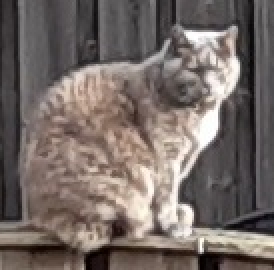
#> input picture C1 - Neural Networks and Deep Learning/Week 2/Logistic Regression as a Neural Network/images/catzilla.jpg, 137 x 135 px (shown 2 times larger)
$ jupyter execute --allow-errors Logistic_Regression_with_a_Neural_Network_mindset_v6a.ipynb   (shell and % lines are left out)   (older library calls are emulated)
#> lines starting #> are read from the running program, lines starting #| are printed output that depends on the picture
# Logistic Regression with a Neural Network mindset

Welcome to your first (required) programming assignment! You will build a logistic regression classifier to recognize  cats. This assignment will step you through how to do this with a Neural Network mindset, and so will also hone your intuitions about deep learning.

**Instructions:**
- Do not use loops (for/while) in your code, unless the instructions explicitly ask you to do so.

**You will learn to:**
- Build the general architecture of a learning algorithm, including:
    - Initializing parameters
    - Calculating the cost function and its gradient
    - Using an optimization algorithm (gradient descent)
- Gather all three functions above into a main model function, in the right order.

## <font color='darkblue'>Updates</font>
This notebook has been updated over the past few months.  The prior version was named "v5", and the current versionis now named '6a'

#### If you were working on a previous version:
* You can find your prior work by looking in the file directory for the older files (named by version name).
* To view the file directory, click on the "Coursera" icon in the top left corner of this notebook.
* Please copy your work from the older versions to the new version, in order to submit your work for grading.

#### List of Updates
* Forward propagation formula, indexing now starts at 1 instead of 0.
* Optimization function comment now says "print cost every 100 training iterations" instead of "examples".
* Fixed grammar in the comments.
* Y_prediction_test variable name is used consistently.
* Plot's axis label now says "iterations (hundred)" instead of "iterations".
* When testing the model, the test image is normalized by dividing by 255.

## 1 - Packages ##

First, let's run the cell below to import all the packages that you will need during this assignment.
- [numpy](www.numpy.org) is the fundamental package for scientific computing with Python.
- [h5py](http://www.h5py.org) is a common package to interact with a dataset that is stored on an H5 file.
- [matplotlib](http://matplotlib.org) is a famous library to plot graphs in Python.
- [PIL](http://www.pythonware.com/products/pil/) and [scipy](https://www.scipy.org/) are used here to test your model with your own picture at the end.

[cell 1]
import numpy as np
import matplotlib.pyplot as plt
import h5py
import scipy
from PIL import Image
from scipy import ndimage
from lr_utils import load_dataset

## 2 - Overview of the Problem set ##

**Problem Statement**: You are given a dataset ("data.h5") containing:
    - a training set of m_train images labeled as cat (y=1) or non-cat (y=0)
    - a test set of m_test images labeled as cat or non-cat
    - each image is of shape (num_px, num_px, 3) where 3 is for the 3 channels (RGB). Thus, each image is square (height = num_px) and (width = num_px).

You will build a simple image-recognition algorithm that can correctly classify pictures as cat or non-cat.

Let's get more familiar with the dataset. Load the data by running the following code.

#> (a cell that did not finish here is left out)

We added "_orig" at the end of image datasets (train and test) because we are going to preprocess them. After preprocessing, we will end up with train_set_x and test_set_x (the labels train_set_y and test_set_y don't need any preprocessing).

Each line of your train_set_x_orig and test_set_x_orig is an array representing an image. You can visualize an example by running the following code. Feel free also to change the `index` value and re-run to see other images.

[cell 3]
# Example of a picture
index =10
#> (the rest of this cell did not finish here and is left out)

Many software bugs in deep learning come from having matrix/vector dimensions that don't fit. If you can keep your matrix/vector dimensions straight you will go a long way toward eliminating many bugs.

**Exercise:** Find the values for:
    - m_train (number of training examples)
    - m_test (number of test examples)
    - num_px (= height = width of a training image)
Remember that `train_set_x_orig` is a numpy-array of shape (m_train, num_px, num_px, 3). For instance, you can access `m_train` by writing `train_set_x_orig.shape[0]`.

#> (a cell that did not finish here is left out)

**Expected Output for m_train, m_test and num_px**:
<table style="width:15%">
  <tr>
    <td>**m_train**</td>
    <td> 209 </td>
  </tr>

  <tr>
    <td>**m_test**</td>
    <td> 50 </td>
  </tr>

  <tr>
    <td>**num_px**</td>
    <td> 64 </td>
  </tr>

</table>

For convenience, you should now reshape images of shape (num_px, num_px, 3) in a numpy-array of shape (num_px $*$ num_px $*$ 3, 1). After this, our training (and test) dataset is a numpy-array where each column represents a flattened image. There should be m_train (respectively m_test) columns.

**Exercise:** Reshape the training and test data sets so that images of size (num_px, num_px, 3) are flattened into single vectors of shape (num\_px $*$ num\_px $*$ 3, 1).

A trick when you want to flatten a matrix X of shape (a,b,c,d) to a matrix X_flatten of shape (b$*$c$*$d, a) is to use:
```python
X_flatten = X.reshape(X.shape[0], -1).T      # X.T is the transpose of X
```

#> (a cell that did not finish here is left out)

**Expected Output**:

<table style="width:35%">
  <tr>
    <td>**train_set_x_flatten shape**</td>
    <td> (12288, 209)</td>
  </tr>
  <tr>
    <td>**train_set_y shape**</td>
    <td>(1, 209)</td>
  </tr>
  <tr>
    <td>**test_set_x_flatten shape**</td>
    <td>(12288, 50)</td>
  </tr>
  <tr>
    <td>**test_set_y shape**</td>
    <td>(1, 50)</td>
  </tr>
  <tr>
  <td>**sanity check after reshaping**</td>
  <td>[17 31 56 22 33]</td>
  </tr>
</table>

To represent color images, the red, green and blue channels (RGB) must be specified for each pixel, and so the pixel value is actually a vector of three numbers ranging from 0 to 255.

One common preprocessing step in machine learning is to center and standardize your dataset, meaning that you substract the mean of the whole numpy array from each example, and then divide each example by the standard deviation of the whole numpy array. But for picture datasets, it is simpler and more convenient and works almost as well to just divide every row of the dataset by 255 (the maximum value of a pixel channel).

<!-- During the training of your model, you're going to multiply weights and add biases to some initial inputs in order to observe neuron activations. Then you backpropogate with the gradients to train the model. But, it is extremely important for each feature to have a similar range such that our gradients don't explode. You will see that more in detail later in the lectures. !-->

Let's standardize our dataset.

#> (a cell that did not finish here is left out)

<font color='blue'>
**What you need to remember:**

Common steps for pre-processing a new dataset are:
- Figure out the dimensions and shapes of the problem (m_train, m_test, num_px, ...)
- Reshape the datasets such that each example is now a vector of size (num_px \* num_px \* 3, 1)
- "Standardize" the data

## 3 - General Architecture of the learning algorithm ##

It's time to design a simple algorithm to distinguish cat images from non-cat images.

You will build a Logistic Regression, using a Neural Network mindset. The following Figure explains why **Logistic Regression is actually a very simple Neural Network!**

**Mathematical expression of the algorithm**:

For one example $x^{(i)}$:
$$z^{(i)} = w^T x^{(i)} + b \tag{1}$$
$$\hat{y}^{(i)} = a^{(i)} = sigmoid(z^{(i)})\tag{2}$$
$$ \mathcal{L}(a^{(i)}, y^{(i)}) =  - y^{(i)}  \log(a^{(i)}) - (1-y^{(i)} )  \log(1-a^{(i)})\tag{3}$$

The cost is then computed by summing over all training examples:
$$ J = \frac{1}{m} \sum_{i=1}^m \mathcal{L}(a^{(i)}, y^{(i)})\tag{6}$$

**Key steps**:
In this exercise, you will carry out the following steps:
    - Initialize the parameters of the model
    - Learn the parameters for the model by minimizing the cost
    - Use the learned parameters to make predictions (on the test set)
    - Analyse the results and conclude

## 4 - Building the parts of our algorithm ##

The main steps for building a Neural Network are:
1. Define the model structure (such as number of input features)
2. Initialize the model's parameters
3. Loop:
    - Calculate current loss (forward propagation)
    - Calculate current gradient (backward propagation)
    - Update parameters (gradient descent)

You often build 1-3 separately and integrate them into one function we call `model()`.

### 4.1 - Helper functions

**Exercise**: Using your code from "Python Basics", implement `sigmoid()`. As you've seen in the figure above, you need to compute $sigmoid( w^T x + b) = \frac{1}{1 + e^{-(w^T x + b)}}$ to make predictions. Use np.exp().

[cell 7]
# GRADED FUNCTION: sigmoid

def sigmoid(z):
    """
    Compute the sigmoid of z

    Arguments:
    z -- A scalar or numpy array of any size.

    Return:
    s -- sigmoid(z)
    """

    ### START CODE HERE ### (≈ 1 line of code)
    s = 1 / (1 + np.exp(-z))
    ### END CODE HERE ###

    return s

[cell 8]
print ("sigmoid([0, 2]) = " + str(sigmoid(np.array([0,2]))))

**Expected Output**:

<table>
  <tr>
    <td>**sigmoid([0, 2])**</td>
    <td> [ 0.5         0.88079708]</td>
  </tr>
</table>

### 4.2 - Initializing parameters

**Exercise:** Implement parameter initialization in the cell below. You have to initialize w as a vector of zeros. If you don't know what numpy function to use, look up np.zeros() in the Numpy library's documentation.

[cell 9]
# GRADED FUNCTION: initialize_with_zeros

def initialize_with_zeros(dim):
    """
    This function creates a vector of zeros of shape (dim, 1) for w and initializes b to 0.

    Argument:
    dim -- size of the w vector we want (or number of parameters in this case)

    Returns:
    w -- initialized vector of shape (dim, 1)
    b -- initialized scalar (corresponds to the bias)
    """

    ### START CODE HERE ### (≈ 1 line of code)
    b = 0.0
    w = np.zeros([dim, 1])
    ### END CODE HERE ###

    assert(w.shape == (dim, 1))
    assert(isinstance(b, float) or isinstance(b, int))

    return w, b

[cell 10]
dim = 2
w, b = initialize_with_zeros(dim)
print ("w = " + str(w))
print ("b = " + str(b))

**Expected Output**:

<table style="width:15%">
    <tr>
        <td>  ** w **  </td>
        <td> [[ 0.]
 [ 0.]] </td>
    </tr>
    <tr>
        <td>  ** b **  </td>
        <td> 0 </td>
    </tr>
</table>

For image inputs, w will be of shape (num_px $\times$ num_px $\times$ 3, 1).

### 4.3 - Forward and Backward propagation

Now that your parameters are initialized, you can do the "forward" and "backward" propagation steps for learning the parameters.

**Exercise:** Implement a function `propagate()` that computes the cost function and its gradient.

**Hints**:

Forward Propagation:
- You get X
- You compute $A = \sigma(w^T X + b) = (a^{(1)}, a^{(2)}, ..., a^{(m-1)}, a^{(m)})$
- You calculate the cost function: $J = -\frac{1}{m}\sum_{i=1}^{m}y^{(i)}\log(a^{(i)})+(1-y^{(i)})\log(1-a^{(i)})$

Here are the two formulas you will be using:

$$ \frac{\partial J}{\partial w} = \frac{1}{m}X(A-Y)^T\tag{7}$$
$$ \frac{\partial J}{\partial b} = \frac{1}{m} \sum_{i=1}^m (a^{(i)}-y^{(i)})\tag{8}$$

[cell 11]
# GRADED FUNCTION: propagate
def propagate(w, b, X, Y):
    """
    Implement the cost function and its gradient for the propagation explained above

    Arguments:
    w -- weights, a numpy array of size (num_px * num_px * 3, 1)
    b -- bias, a scalar
    X -- data of size (num_px * num_px * 3, number of examples)
    Y -- true "label" vector (containing 0 if non-cat, 1 if cat) of size (1, number of examples)

    Return:
    cost -- negative log-likelihood cost for logistic regression
    dw -- gradient of the loss with respect to w, thus same shape as w
    db -- gradient of the loss with respect to b, thus same shape as b

    Tips:
    - Write your code step by step for the propagation. np.log(), np.dot()
    """

    m = X.shape[1]

    # FORWARD PROPAGATION (FROM X TO COST)
    ### START CODE HERE ### (≈ 2 lines of code)
    A = sigmoid(w.T.dot(X) + b)
    cost = - np.sum(Y * np.log(A) + (1 - Y) * np.log(1 - A)) / m

    ### END CODE HERE ###

    # BACKWARD PROPAGATION (TO FIND GRAD)
    ### START CODE HERE ### (≈ 2 lines of code)
    dw = X.dot((A - Y).T) / m
    db = np.sum(A - Y) / m
    ### END CODE HERE ###

    assert(dw.shape == w.shape)
    assert(db.dtype == float)
    cost = np.squeeze(cost)
    assert(cost.shape == ())

    grads = {"dw": dw,
             "db": db}

    return grads, cost

[cell 12]
w, b, X, Y = np.array([[1.],[2.]]), 2., np.array([[1.,2.,-1.],[3.,4.,-3.2]]), np.array([[1,0,1]])
grads, cost = propagate(w, b, X, Y)
print ("dw = " + str(grads["dw"]))
print ("db = " + str(grads["db"]))
print ("cost = " + str(cost))

**Expected Output**:

<table style="width:50%">
    <tr>
        <td>  ** dw **  </td>
      <td> [[ 0.99845601]
     [ 2.39507239]]</td>
    </tr>
    <tr>
        <td>  ** db **  </td>
        <td> 0.00145557813678 </td>
    </tr>
    <tr>
        <td>  ** cost **  </td>
        <td> 5.801545319394553 </td>
    </tr>

</table>

### 4.4 - Optimization
- You have initialized your parameters.
- You are also able to compute a cost function and its gradient.
- Now, you want to update the parameters using gradient descent.

**Exercise:** Write down the optimization function. The goal is to learn $w$ and $b$ by minimizing the cost function $J$. For a parameter $\theta$, the update rule is $ \theta = \theta - \alpha \text{ } d\theta$, where $\alpha$ is the learning rate.

[cell 13]
# GRADED FUNCTION: optimize

def optimize(w, b, X, Y, num_iterations, learning_rate, print_cost = False):
    """
    This function optimizes w and b by running a gradient descent algorithm

    Arguments:
    w -- weights, a numpy array of size (num_px * num_px * 3, 1)
    b -- bias, a scalar
    X -- data of shape (num_px * num_px * 3, number of examples)
    Y -- true "label" vector (containing 0 if non-cat, 1 if cat), of shape (1, number of examples)
    num_iterations -- number of iterations of the optimization loop
    learning_rate -- learning rate of the gradient descent update rule
    print_cost -- True to print the loss every 100 steps

    Returns:
    params -- dictionary containing the weights w and bias b
    grads -- dictionary containing the gradients of the weights and bias with respect to the cost function
    costs -- list of all the costs computed during the optimization, this will be used to plot the learning curve.

    Tips:
    You basically need to write down two steps and iterate through them:
        1) Calculate the cost and the gradient for the current parameters. Use propagate().
        2) Update the parameters using gradient descent rule for w and b.
    """
#> called with w = array of shape (2, 1), b = 2, X = array of shape (2, 3), Y = array of shape (1, 3), num_iterations = 20000, learning_rate = 0.009, print_cost = False

    costs = []

    for i in range(num_iterations):


        # Cost and gradient calculation (≈ 1-4 lines of code)
        ### START CODE HERE ###
        grads, cost = propagate(w, b, X, Y)
        ### END CODE HERE ###

        # Retrieve derivatives from grads
        dw = grads["dw"]
        db = grads["db"]

        # update rule (≈ 2 lines of code)
        ### START CODE HERE ###
        w = w - learning_rate * dw
        b = b - learning_rate * db
        ### END CODE HERE ###

        # Record the costs
        if i % 100 == 0:
            costs.append(cost)
        # costs.append(cost)

        # Print the cost every 100 training iterations
        if print_cost and i % 100 == 0:
            print ("Cost after iteration %i: %f" %(i, cost))

    params = {"w": w,
              "b": b}

    grads = {"dw": dw,
             "db": db}

    return params, grads, costs

[cell 14]
params, grads, costs = optimize(w, b, X, Y, num_iterations= 20000, learning_rate = 0.009, print_cost = False)

print ("w = " + str(params["w"]))
print ("b = " + str(params["b"]))
print ("dw = " + str(grads["dw"]))
print ("db = " + str(grads["db"]))

[cell 15]
import matplotlib.pyplot as plt
plt.plot(costs)
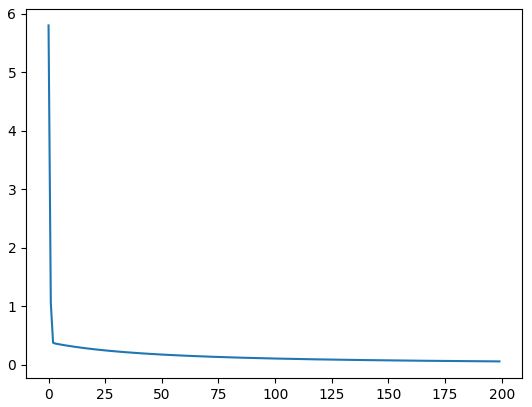
#> figure drawn by matplotlib, 1 panel; curve peaks at x = 0, y = 5.8

**Expected Output**:
<table style="width:40%">
    <tr>
       <td> **w** </td>
       <td>[[ 0.19033591] [ 0.12259159]] </td>
    </tr>
    <tr>
       <td> **b** </td>
       <td> 1.92535983008 </td>
    </tr>
    <tr>
       <td> **dw** </td>
       <td> [[ 0.67752042]
 [ 1.41625495]] </td>
    </tr>
    <tr>
       <td> **db** </td>
       <td> 0.219194504541 </td>
    </tr>
</table>

**Exercise:** The previous function will output the learned w and b. We are able to use w and b to predict the labels for a dataset X. Implement the `predict()` function. There are two steps to computing predictions:

1. Calculate $\hat{Y} = A = \sigma(w^T X + b)$

2. Convert the entries of a into 0 (if activation <= 0.5) or 1 (if activation > 0.5), stores the predictions in a vector `Y_prediction`. If you wish, you can use an `if`/`else` statement in a `for` loop (though there is also a way to vectorize this).

[cell 16]
# GRADED FUNCTION: predict

def predict(w, b, X):
    '''
    Predict whether the label is 0 or 1 using learned logistic regression parameters (w, b)

    Arguments:
    w -- weights, a numpy array of size (num_px * num_px * 3, 1)
    b -- bias, a scalar
    X -- data of size (num_px * num_px * 3, number of examples)

    Returns:
    Y_prediction -- a numpy array (vector) containing all predictions (0/1) for the examples in X
    '''
#> (the rest of the program and of its run is left out)
